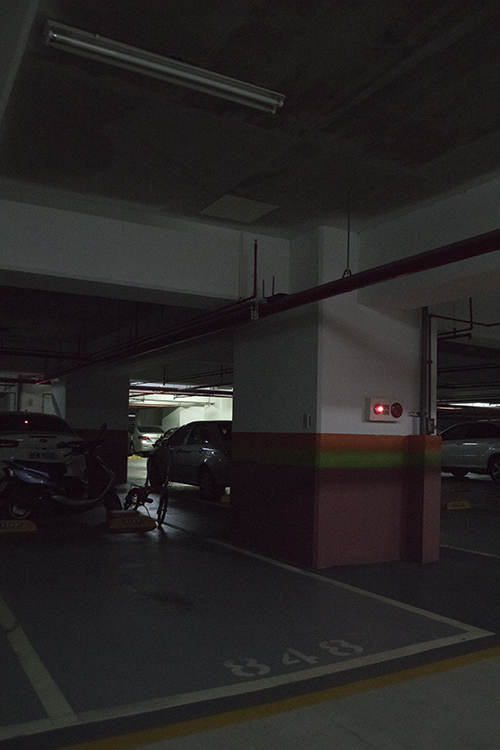
#> input picture car/IMG_00.jpg, 500 x 750 px
$ python multiband_blend.py --first car/IMG_00.jpg --second car/IMG_01.jpg --overlap 5
#> lines starting #> are read from the running program, lines starting #| are printed output that depends on the picture; after the words box and inside, x2 and y2 are one past the last pixel; in counts of white or black regions, pixels touching at a corner belong together
import numpy as np
import cv2
import sys
import argparse
import math


def preprocess(img1, img2, overlap_w, flag_half):
    if img1.shape[0] != img2.shape[0]:
        print ("error: image dimension error")
        sys.exit()
    if overlap_w > img1.shape[1] or overlap_w > img2.shape[1]:
        print ("error: overlapped area too large")
        sys.exit()

    w1 = img1.shape[1]
    w2 = img2.shape[1]

    if flag_half:
        shape = np.array(img1.shape)
        shape[1] = w1 / 2 + w2 / 2
        subA = np.zeros(shape)
        subA[:, :int(w1 / 2 + overlap_w / 2)] = img1[:, :int(w1 / 2 + overlap_w / 2)]
        subB = np.zeros(shape)
        subB[:, int(w1 / 2 - overlap_w / 2):] = img2[:, int(w2 - (w2 / 2 + overlap_w / 2)):]
        mask = np.zeros(shape)
        mask[:, :int(w1 / 2)] = 1
    else:
        shape = np.array(img1.shape)
        shape[1] = w1 + w2 - overlap_w

        subA = np.zeros(shape)
        subA[:, :w1] = img1
        subB = np.zeros(shape)
        subB[:, (w1 - overlap_w):] = img2
        mask = np.zeros(shape)
        mask[:, :(w1 - int(overlap_w / 2))] = 1

        cv2.imshow('',mask)
        cv2.waitKey(0)
        cv2.destroyAllWindows()

    return subA, subB, mask


def GaussianPyramid(img, leveln):
    GP = [img]
    for i in range(leveln - 1):
        GP.append(cv2.pyrDown(GP[i]))
    return GP


def LaplacianPyramid(img, leveln):
    LP = []
    for i in range(leveln - 1):
        next_img = cv2.pyrDown(img)
        print(next_img.shape,img.shape)
        LP.append(img - cv2.pyrUp(next_img, img.shape[1::-1]))
        img = next_img
    LP.append(img)
    return LP


def blend_pyramid(LPA, LPB, MP):
    blended = []
    for i, M in enumerate(MP):
        blended.append(LPA[i] * M + LPB[i] * (1.0 - M))
    return blended


def reconstruct(LS):
    img = LS[-1]
    for lev_img in LS[-2::-1]:
        img = cv2.pyrUp(img, lev_img.shape[1::-1])
        img += lev_img
    return img


def multi_band_blending(img1, img2, overlap_w, leveln=None, flag_half=False):
    if overlap_w < 0:
        print ("error: overlap_w should be a positive integer")
        sys.exit()

    subA, subB, mask = preprocess(img1, img2, overlap_w, flag_half)

    max_leveln = int(np.floor(np.log2(min(img1.shape[0], img1.shape[1],
                                          img2.shape[0], img2.shape[1]))))
    if leveln is None:
        leveln = max_leveln
    if leveln < 1 or leveln > max_leveln:
        print ("warning: inappropriate number of leveln")
        leveln = max_leveln

    # Get Gaussian pyramid and Laplacian pyramid
    MP = GaussianPyramid(mask, leveln)
    LPA = LaplacianPyramid(subA, leveln)
    LPB = LaplacianPyramid(subB, leveln)

    # Blend two Laplacian pyramidspass
    blended = blend_pyramid(LPA, LPB, MP)

    # Reconstruction process
    result = reconstruct(blended)
    result[result > 255] = 255
    result[result < 0] = 0

    return result


if __name__ == '__main__':
    # construct the argument parse and parse the arguments
    ap = argparse.ArgumentParser(
        description="A Python implementation of multi-band blending")
    ap.add_argument('-H', '--half', required=False, action='store_true',
                    help="option to blend the left half of the first image \
                          and the right half of the second image")
    ap.add_argument('-f', '--first', required=True,
                    help="path to the first (left) image")
    ap.add_argument('-s', '--second', required=True,
                    help="path to the second (right) image")
    ap.add_argument('-o', '--overlap', required=True, type=int,
                    help="width of the overlapped area between two images, \
                          even number recommended")
    ap.add_argument('-l', '--leveln', required=False, type=int,
                    help="number of levels of multi-band blending, \
                          calculated from image size if not provided")
    args = vars(ap.parse_args())

    flag_half = args['half']
    img1 = cv2.imread(args['first'])
#> img1 is the input picture: shape (750, 500, 3); mean B, G, R 35.4, 35.6, 38.3
    img2 = cv2.imread(args['second'])
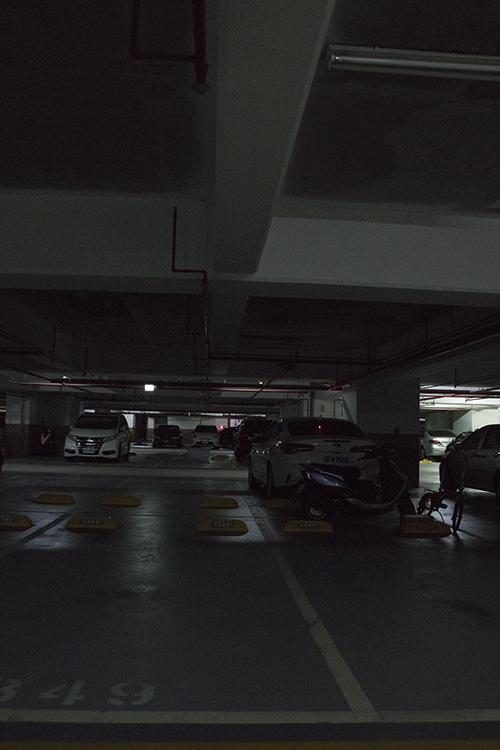
#> input picture car/IMG_01.jpg, 500 x 750 px
#> img2 is the input picture: shape (750, 500, 3); mean B, G, R 32.7, 32.3, 33.8
    overlap_w = args['overlap']
    leveln = args['leveln']

    result = multi_band_blending(img1, img2, overlap_w, leveln, flag_half)
#> in preprocess, `subA[:, :w1] = img1`:
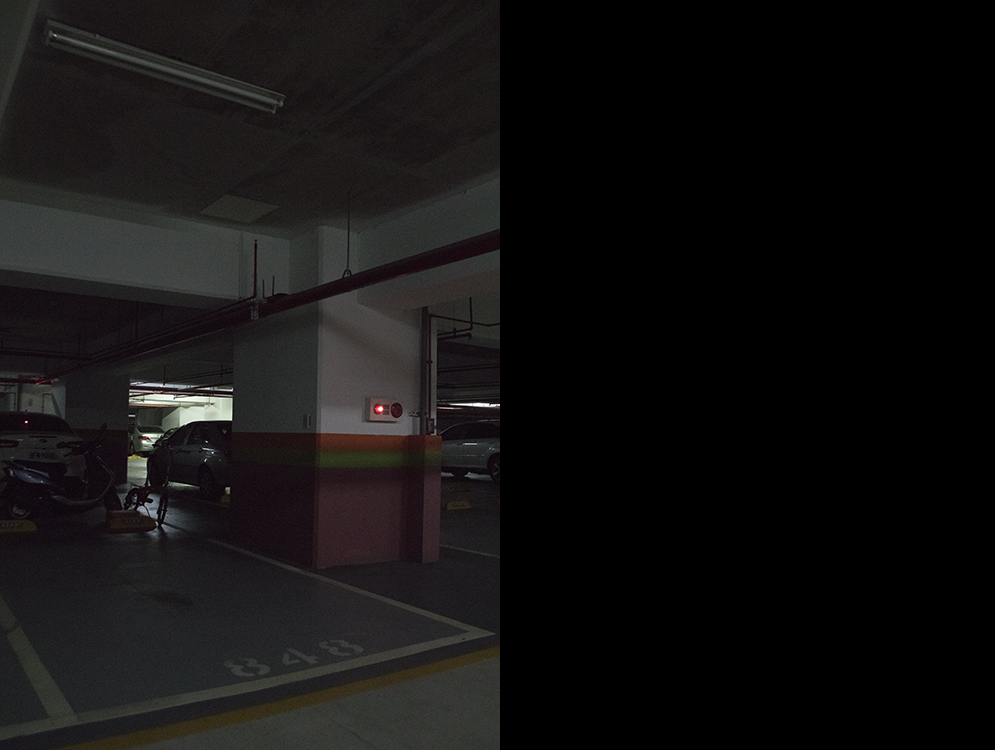
#> subA: shape (750, 995, 3) float64; mean B, G, R 17.8, 17.9, 19.2
#> in preprocess, `subB[:, (w1 - overlap_w):] = img2`:
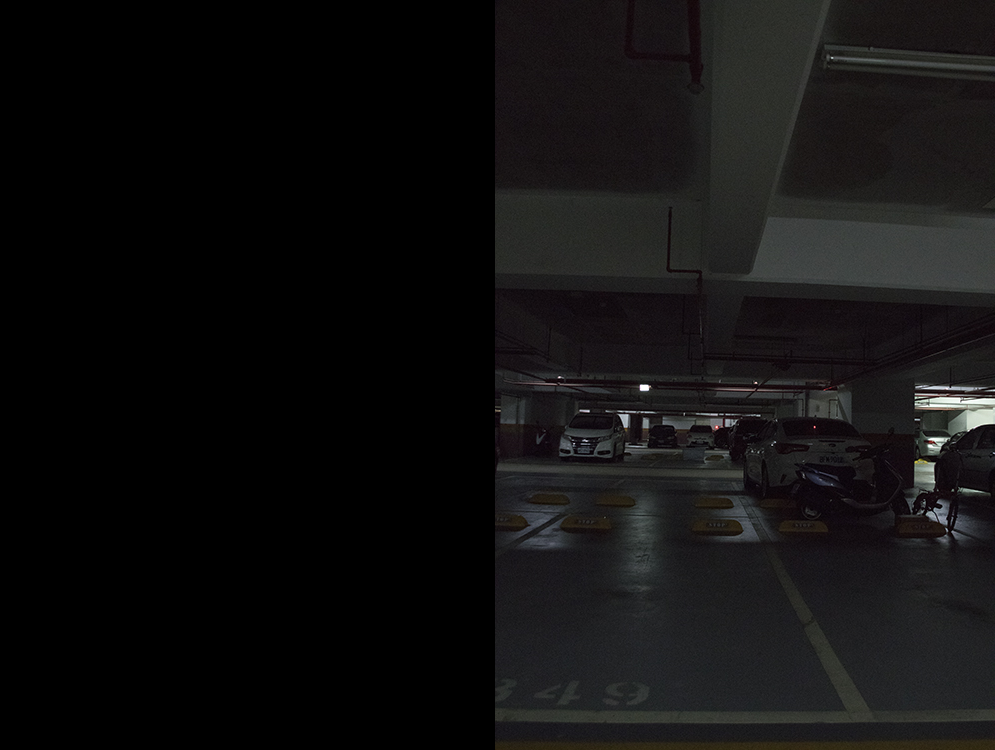
#> subB: shape (750, 995, 3) float64; mean B, G, R 16.4, 16.3, 17
#> in preprocess, `cv2.imshow('',mask)`:
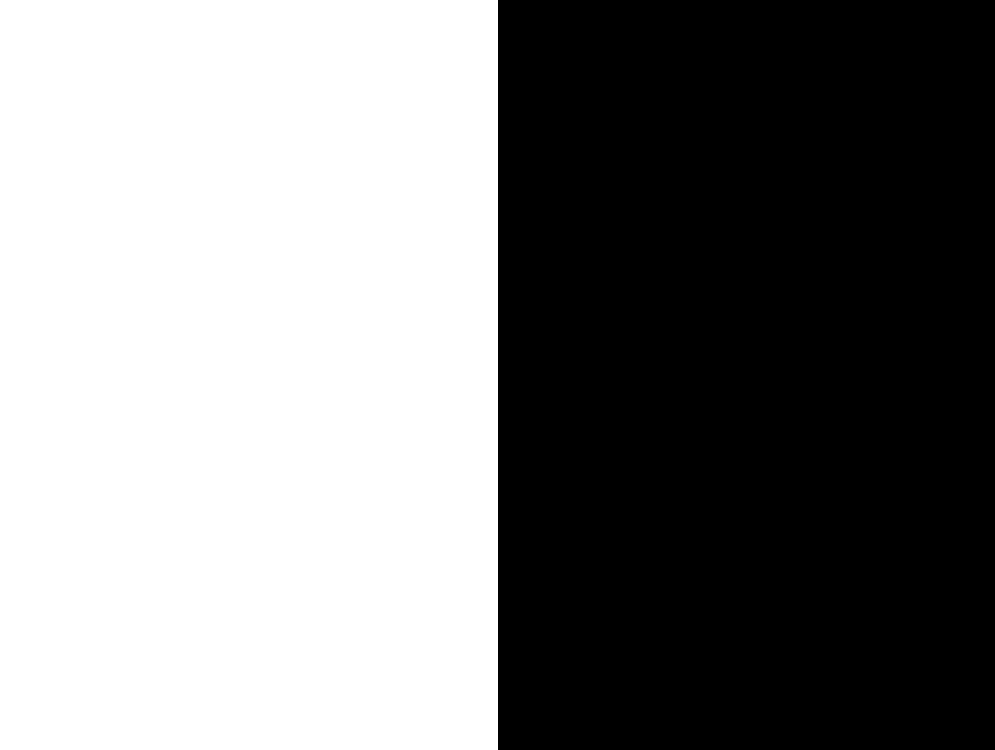
#> window '': shape (750, 995, 3) float64; values 0 (black) and 1 (white), 50.1% white; 1 black region, box (x1, y1, x2, y2) and area: (498, 0, 995, 750) 372750
#> after the loop in GaussianPyramid, `for i in range(leveln - 1):`: GP = 8 items
#> after the loop in LaplacianPyramid, `for i in range(leveln - 1):`: LP = []
#> (the run stopped early here; a loop or call above may not have finished)
